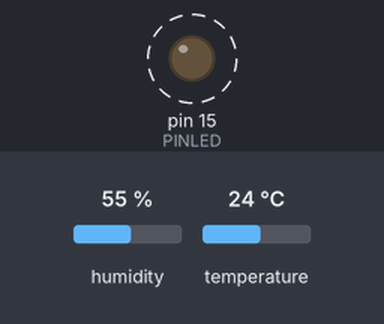
A sketch run on a simulated Arduino Uno, built with avr-gcc and run on an emulated ATmega328P. Parts: output pins drawn as LEDs (lit = HIGH). Dashed ring = blinking. Inputs (shaded band) come from the test bench; at power-on: humidity 55 %, temperature 24 °C. What the sketch prints to the serial monitor is not drawn.

Above: at 1.0 s.
Timing chart, 0 to 4.7 s (numbered marks = the images above):
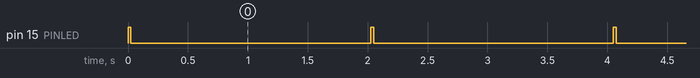

The sketch:

10_temperatura.ino
```cpp
#include <DHT.h>

#define DHTPIN 13
#define DHTTYPE DHT11
#define PINLED 15

//Tipo para el metodo de DHT
DHT dht(DHTPIN, DHTTYPE);

float temp = 0.0;
float hum = 0.0;

void setup() {

  Serial.begin(115200);
  dht.begin();
  pinMode(PINLED,OUTPUT);
  // put your setup code here, to run once:
}

void loop() {
    digitalWrite(PINLED,HIGH);
  temp = dht.readTemperature();
  hum = dht.readHumidity();

  Serial.print("La temperatura es :");
  Serial.println(temp);

  Serial.print("La humedad es :");
  Serial.println(hum);
  digitalWrite(PINLED,LOW);

  delay(2000);
}
```

Measured:
- by itself, pin 15 (PINLED): alternates HIGH for 0.02 s and LOW for 2.0 s
